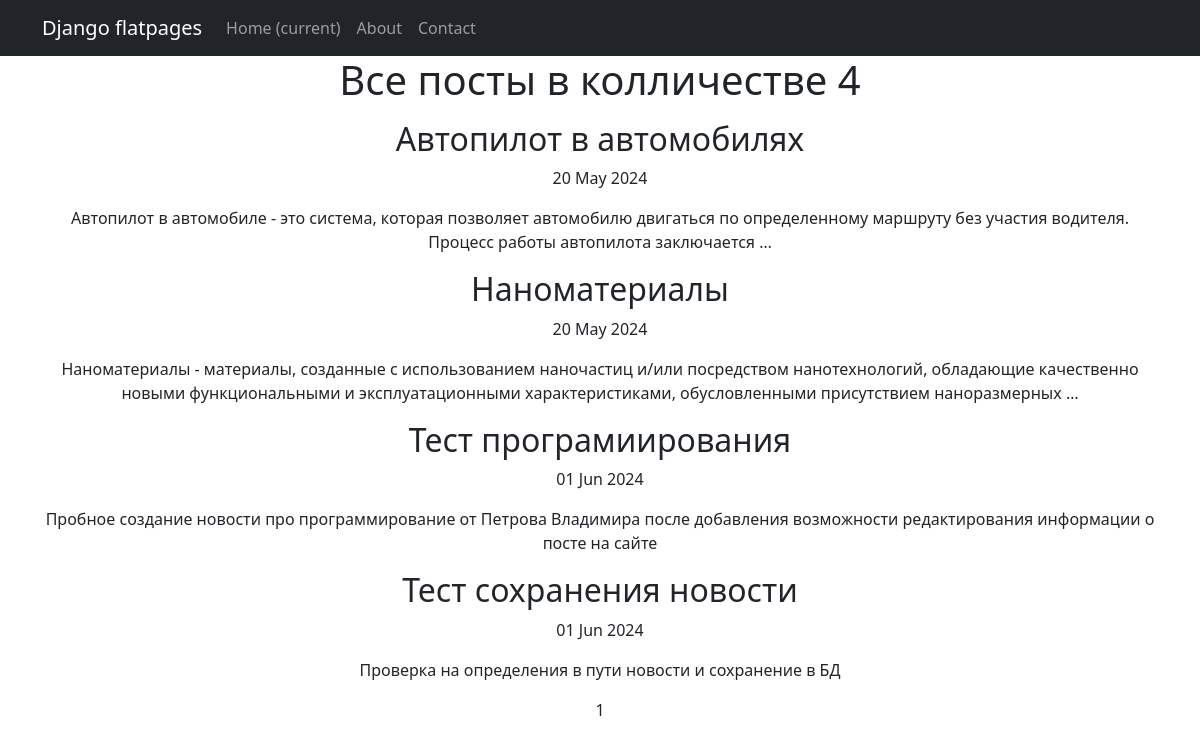
The app's page /articles/ with its own data.
### news_portal/models.py (models this page shows, shortened)
class Post(models.Model):
    article = "AR"
    news = "NW"
    POST_OPTIONS =[
        (article, "Статья"),
        (news, 'Новость')
    ]
    author = models.ForeignKey(Author, on_delete=models.CASCADE)
    post_type = models.CharField(max_length=2,
                                 choices=POST_OPTIONS,
                                 default=article)
    public_date = models.DateTimeField(auto_now_add=True)
    category = models.ManyToManyField(Category, through="PostCategory")
    topic = models.CharField(max_length=255)
    content = models.TextField()
    rating = models.IntegerField(default=0)

### news_portal/views.py (the view)
# urls.py: path('', PostsList.as_view(), name='posts_list'),
class PostsList(ListView):
    model = Post
    ordering = "public_date"
    template_name = "posts.html"
    context_object_name = "posts"
    paginate_by = 10
    def get_queryset(self):
        queryset = super().get_queryset()
        if 'news' in self.request.path_info:
            queryset = Post.objects.filter(post_type="NW")
        else:
            queryset = Post.objects.filter(post_type="AR")
        return queryset

### templates/posts.html (shortened to what this page needs)
{% extends 'flatpages/default.html' %} {% load custom_filters %}
{% load custom_tags %}
{% block title%} Posts {% endblock title %} {% block content %}
<h1>Все посты в колличестве {{ posts| length }}</h1>
{% if posts %} {% for post in posts %}
<p><h2>{{ post.topic }}</h2> {{ post.public_date|date:'d M Y' }}</p>
<p>{{ post.content|truncatewords:20 }}</p>
{% endfor %} {% else %}
<h2>Постов нет!</h2>
{% endif %}
{{ page_obj.number }}
{% endblock content %}

### records on screen
Post: topic "Автопилот в автомобилях", public_date "20 May 2024", content "Автопилот в автомобиле - это система, которая позволяет автомобилю двигаться по определенному маршруту без участия водителя. Процесс работы автопилота заключается …"
Post: topic "Наноматериалы", public_date "20 May 2024", content "Наноматериалы - материалы, созданные с использованием наночастиц и/или посредством нанотехнологий, обладающие качественно новыми функциональными и эксплуатационными характеристиками, обусловленными присутствием наноразмерных …"
Post: topic "Тест програмиирования", public_date "01 Jun 2024", content "Пробное создание новости про программирование от Петрова Владимира после добавления возможности редактирования информации о посте на сайте"
Post: topic "Тест сохранения новости", public_date "01 Jun 2024", content "Проверка на определения в пути новости и сохранение в БД"

### other values on screen
{{ posts| length }} "4"
{{ page_obj.number }} "1"
